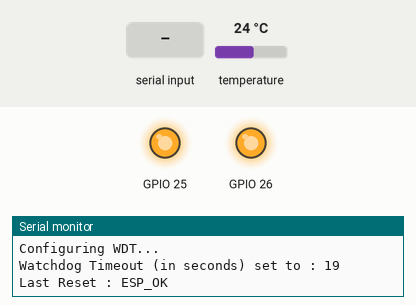
This sketch was run on a simulated ESP32. Shown: output pins drawn as LEDs (lit = HIGH), the last lines printed to the serial monitor. The test bench sets the inputs (shaded band); at power-on: temperature 24 °C.

Above: at 0.2 s.
At 5.7 s:
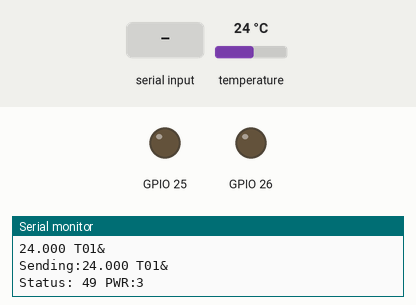
5.8 s: "X" received over the second serial link
7.3 s: "1" received over the second serial link
Timing chart, 0 to 10.3 s (numbered marks = the images above; inputs shaded):
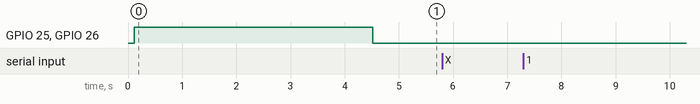

The sketch:

DS18x20_Temperature.ino
```cpp
#include <Arduino.h>
#include <SoftwareSerial.h>
#include <OneWire.h>
#include <DallasTemperature.h>
#include <esp_task_wdt.h>

//enable to have transparent serial connection to LoRa
//#define LoRaConfig 1

//WDT
//3 seconds WDT
#define WDT_TIMEOUT 19
esp_err_t ESP32_ERROR;

//1-wire
// GPIO where the DS18B20 is connected to
const int oneWireBus = 32;
// Setup a oneWire instance to communicate with any OneWire devices
OneWire oneWire(oneWireBus);
// Pass our oneWire reference to Dallas Temperature sensor
DallasTemperature sensors(&oneWire);

//LoRa
#define LRx 14
#define LTx 12
SoftwareSerial LoRa(LRx, LTx);
int LoRaPowerStatus;

//function to send a string to LoRa, must end with \0
int LoRaSendStr(char *s) {
  int i=0;

  //check \n
  Serial.print("Sending:");
  while(s[i]!='\0' && i<strlen(s)) {
    Serial.write(s[i]);
    LoRa.write(s[i]);
    i++;
  }
  Serial.println("");
  return(1);
}

void setup() {
  byte RxData;
  int pinM = 0; //LoRa TxRx mode

  // Start the Serial Monitor
  #ifdef LoRaConfig
  Serial.begin(9600); //for testing only
  pinM = 1;
  #else
  Serial.begin(115200); //115200
  #endif

  delay(100);
  Serial.print("Millis ");
  Serial.println(millis());
  Serial.println("Configuring WDT...");
  Serial.print("Watchdog Timeout (in seconds) set to : ");
  Serial.println(WDT_TIMEOUT);
  esp_task_wdt_deinit();
  // Task Watchdog configuration
  esp_task_wdt_config_t wdt_config = {
    .timeout_ms = WDT_TIMEOUT * 1000,                 // Convertin ms
    .idle_core_mask = (1 << portNUM_PROCESSORS) - 1,  // Bitmask of all cores, https://github.com/espressif/esp-idf/blob/v5.2.2/examples/system/task_watchdog/main/task_watchdog_example_main.c
    .trigger_panic = true                             // Enable panic to restart ESP32
  };
  #ifndef LoRaConfig
  //start watchdog
  ESP32_ERROR = esp_task_wdt_init(&wdt_config);
  Serial.println("Last Reset : " + String(esp_err_to_name(ESP32_ERROR)));
  esp_task_wdt_add(NULL);  //add current thread to WDT watch
  #endif

  // Start the DS18B20 sensor
  sensors.begin();
  LoRa.begin(9600);
  //Setup LoRa
  //Reset LoRa
  pinMode(25, OUTPUT); digitalWrite(25, 1);
  pinMode(26, OUTPUT); digitalWrite(26, 1);
  delay(200);
  LoRaSendStr("AT+POWER=3");
  delay(200);
  LoRaSendStr("AT+RESET");
  //Set LoRa mode
  delay(4000);
  pinMode(25, OUTPUT); digitalWrite(25, pinM);
  pinMode(26, OUTPUT); digitalWrite(26, pinM);
  LoRaPowerStatus = 3;

  Serial.print("Ready");

#ifdef LoRaConfig
  //LoRa loop connection
  while(1) {
    if (Serial.available()) {      // If anything comes in Serial (USB),
      RxData = Serial.read();
      LoRa.write(RxData);
    }
    if(LoRa.available()) {
      RxData = LoRa.read();
      Serial.write(RxData);
    }
  }
#endif
}

int checkMessage(int status) {
  //if message confirmed increase/maintain status
  if(status > 30 && status < 40 && LoRaPowerStatus != 3) {
    LoRaPower(3);
  }
  status=50;
  Serial.println("CheckMessage: Status confirmed");

  return status;
}

void LoRaPower(int power) {
  Serial.println("LoRaPower: power change");
  pinMode(25, OUTPUT); digitalWrite(25, 1);
  pinMode(26, OUTPUT); digitalWrite(26, 1);
  delay(200);
  if( power == 1){
    LoRaSendStr("AT+POWER=1");
    LoRaPowerStatus = 1;
  } else {
    LoRaSendStr("AT+POWER=3");
    LoRaPowerStatus = 3;
  }
  delay(500);
  LoRaSendStr("AT+RESET");
  //Set LoRa mode
  delay(3000);
  pinMode(25, OUTPUT); digitalWrite(25, 0);
  pinMode(26, OUTPUT); digitalWrite(26, 0);
}


void loop() {
  static char mess[20];
  int messi=0;
  byte RxData;
  static int status=50;
  char txtbuf[40];
  int i;

  //WDT reset
  esp_task_wdt_reset();
  delay(2);

  //1-wire read
  sensors.requestTemperatures();
  float temperatureC = sensors.getTempCByIndex(0);
  Serial.print(temperatureC);
  Serial.println("ºC");
  sprintf(txtbuf, "%02.3f T01&", temperatureC);
  Serial.println(txtbuf);
  LoRaSendStr(txtbuf);

  //LoRa delivery
  status--;
  Serial.print("Status: ");
  Serial.print(status);
  Serial.print(" PWR:");
  Serial.println(LoRaPowerStatus);
  for(int i=0; i<5000; i++){
    delay(1);
    if(LoRa.available()) {
      RxData = LoRa.read();
      Serial.write(RxData);
      Serial.write(' ');
      mess[messi++]=RxData;
      if(messi>19){messi=0;}
      if(RxData=='X'){
        status=checkMessage(status);
        }
    }
  }
  if(status==40) {
    LoRaPower(1);
  }

  if(status==1){
    Serial.println("Reboot, reset LoRa");
    status=50;
    delay(20000); //trigger watchdog
  }
}
```
